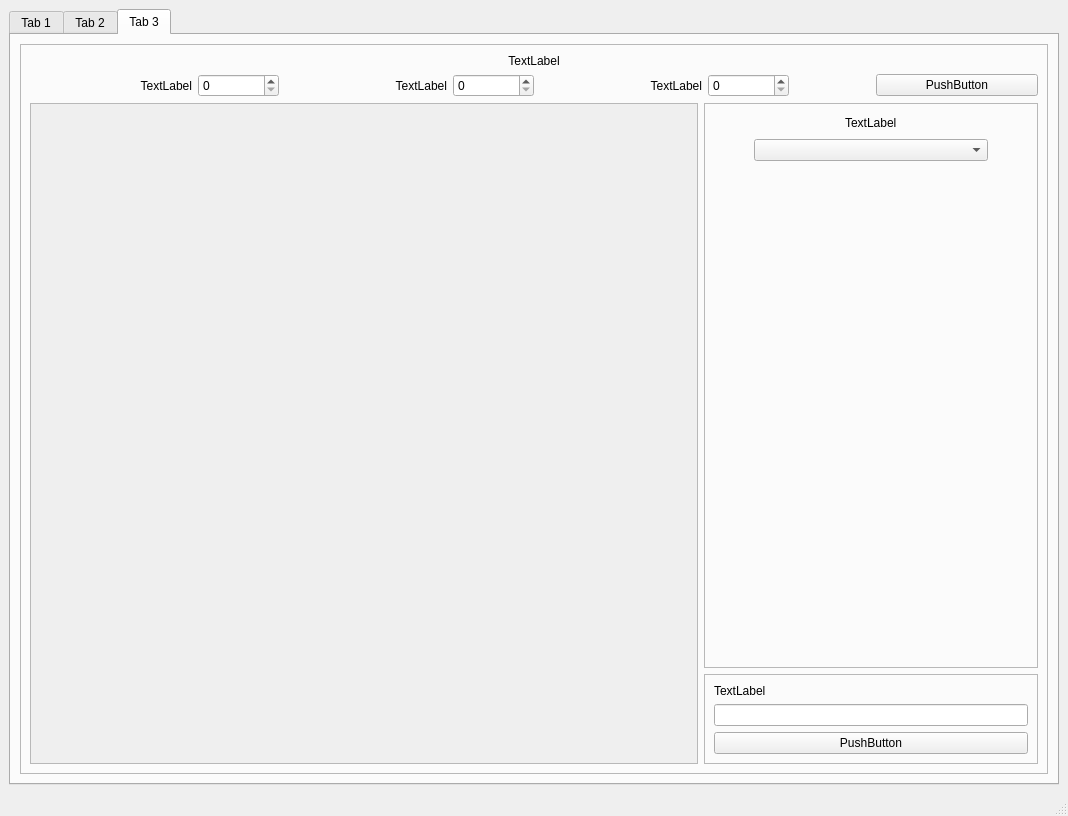
<?xml version="1.0" encoding="UTF-8"?>
<ui version="4.0">
 <class>MainWindow</class>
 <widget class="QMainWindow" name="MainWindow">
  <property name="geometry">
   <rect>
    <x>0</x>
    <y>0</y>
    <width>1068</width>
    <height>816</height>
   </rect>
  </property>
  <property name="windowTitle">
   <string>MainWindow</string>
  </property>
  <widget class="QWidget" name="centralwidget">
   <layout class="QGridLayout" name="gridLayout">
    <item row="0" column="0">
     <widget class="QTabWidget" name="tabWidget">
      <property name="currentIndex">
       <number>2</number>
      </property>
      <widget class="QWidget" name="tab_rgb565Generator">
       <attribute name="title">
        <string>Tab 1</string>
       </attribute>
       <layout class="QVBoxLayout" name="verticalLayout_3">
        <item>
         <layout class="QHBoxLayout" name="LayoutWskazywanieSciezki" stretch="1,1,1,4,0">
          <item>
           <spacer name="horizontalSpacer_6">
            <property name="orientation">
             <enum>Qt::Orientation::Horizontal</enum>
            </property>
            <property name="sizeHint" stdset="0">
             <size>
              <width>40</width>
              <height>20</height>
             </size>
            </property>
           </spacer>
          </item>
          <item>
           <widget class="QPushButton" name="pushButtonWskazanieSciezki">
            <property name="text">
             <string>PushButton</string>
            </property>
           </widget>
          </item>
          <item>
           <spacer name="horizontalSpacer">
            <property name="orientation">
             <enum>Qt::Orientation::Horizontal</enum>
            </property>
            <property name="sizeHint" stdset="0">
             <size>
              <width>40</width>
              <height>20</height>
             </size>
            </property>
           </spacer>
          </item>
          <item>
           <widget class="QLabel" name="labelWskazanaSciezka">
            <property name="text">
             <string>TextLabel</string>
            </property>
           </widget>
          </item>
          <item>
           <spacer name="horizontalSpacer_7">
            <property name="orientation">
             <enum>Qt::Orientation::Horizontal</enum>
            </property>
            <property name="sizeHint" stdset="0">
             <size>
              <width>40</width>
              <height>20</height>
             </size>
            </property>
           </spacer>
          </item>
         </layout>
        </item>
        <item>
         <layout class="QHBoxLayout" name="horizontalLayout_2" stretch="0,4,0,3,0">
          <item>
           <spacer name="horizontalSpacer_8">
            <property name="orientation">
             <enum>Qt::Orientation::Horizontal</enum>
            </property>
            <property name="sizeHint" stdset="0">
             <size>
              <width>40</width>
              <height>20</height>
             </size>
            </property>
           </spacer>
          </item>
          <item>
           <widget class="QLabel" name="labelPodgladObrazka">
            <property name="layoutDirection">
             <enum>Qt::LayoutDirection::LeftToRight</enum>
            </property>
            <property name="text">
             <string>TextLabel</string>
            </property>
            <property name="alignment">
             <set>Qt::AlignmentFlag::AlignCenter</set>
            </property>
           </widget>
          </item>
          <item>
           <spacer name="horizontalSpacer_2">
            <property name="orientation">
             <enum>Qt::Orientation::Horizontal</enum>
            </property>
            <property name="sizeHint" stdset="0">
             <size>
              <width>40</width>
              <height>20</height>
             </size>
            </property>
           </spacer>
          </item>
          <item>
           <layout class="QVBoxLayout" name="verticalLayout_2">
            <item>
             <widget class="QGroupBox" name="groupBoxAktualneParametry">
              <property name="title">
               <string>GroupBox</string>
              </property>
              <layout class="QVBoxLayout" name="verticalLayout_4">
               <item>
                <widget class="QLabel" name="labelCurrResName">
                 <property name="text">
                  <string>TextLabel</string>
                 </property>
                </widget>
               </item>
               <item>
                <widget class="QLabel" name="labelCurrResVal">
                 <property name="text">
                  <string>TextLabel</string>
                 </property>
                </widget>
               </item>
               <item>
                <widget class="QLabel" name="labelCurrFormatName">
                 <property name="text">
                  <string>TextLabel</string>
                 </property>
                </widget>
               </item>
               <item>
                <widget class="QLabel" name="labelCurrFormatVal">
                 <property name="text">
                  <string>TextLabel</string>
                 </property>
                </widget>
               </item>
              </layout>
             </widget>
            </item>
            <item>
             <widget class="QGroupBox" name="groupBoxNoweParametry">
              <property name="title">
               <string>GroupBox</string>
              </property>
              <layout class="QVBoxLayout" name="verticalLayout_5">
               <item>
                <widget class="QLabel" name="labelNewResName">
                 <property name="text">
                  <string>TextLabel</string>
                 </property>
                </widget>
               </item>
               <item>
                <layout class="QHBoxLayout" name="horizontalLayout">
                 <item>
                  <widget class="QSpinBox" name="spinBoxNewResWidth">
                   <property name="maximum">
                    <number>4000</number>
                   </property>
                  </widget>
                 </item>
                 <item>
                  <widget class="QLabel" name="labelNewResX">
                   <property name="text">
                    <string>TextLabel</string>
                   </property>
                  </widget>
                 </item>
                 <item>
                  <widget class="QSpinBox" name="spinBoxNewResHeight">
                   <property name="maximum">
                    <number>4000</number>
                   </property>
                  </widget>
                 </item>
                </layout>
               </item>
               <item>
                <widget class="QLabel" name="labelNewFormatName">
                 <property name="text">
                  <string>TextLabel</string>
                 </property>
                </widget>
               </item>
               <item>
                <widget class="QLabel" name="labelNewFormatVal">
                 <property name="text">
                  <string>TextLabel</string>
                 </property>
                </widget>
               </item>
              </layout>
             </widget>
            </item>
           </layout>
          </item>
          <item>
           <spacer name="horizontalSpacer_9">
            <property name="orientation">
             <enum>Qt::Orientation::Horizontal</enum>
            </property>
            <property name="sizeHint" stdset="0">
             <size>
              <width>40</width>
              <height>20</height>
             </size>
            </property>
           </spacer>
          </item>
         </layout>
        </item>
        <item>
         <layout class="QHBoxLayout" name="horizontalLayout_5">
          <item>
           <spacer name="horizontalSpacer_10">
            <property name="orientation">
             <enum>Qt::Orientation::Horizontal</enum>
            </property>
            <property name="sizeHint" stdset="0">
             <size>
              <width>40</width>
              <height>20</height>
             </size>
            </property>
           </spacer>
          </item>
          <item>
           <widget class="QPushButton" name="pushButtonPrzeskaluj">
            <property name="text">
             <string>PushButton</string>
            </property>
           </widget>
          </item>
          <item>
           <spacer name="horizontalSpacer_11">
            <property name="orientation">
             <enum>Qt::Orientation::Horizontal</enum>
            </property>
            <property name="sizeHint" stdset="0">
             <size>
              <width>40</width>
              <height>20</height>
             </size>
            </property>
           </spacer>
          </item>
         </layout>
        </item>
        <item>
         <layout class="QHBoxLayout" name="horizontalLayout_4" stretch="0,2,0,0">
          <item>
           <spacer name="horizontalSpacer_12">
            <property name="orientation">
             <enum>Qt::Orientation::Horizontal</enum>
            </property>
            <property name="sizeHint" stdset="0">
             <size>
              <width>40</width>
              <height>20</height>
             </size>
            </property>
           </spacer>
          </item>
          <item>
           <widget class="QLabel" name="labelPodgladPoPrzeskalowaniu">
            <property name="layoutDirection">
             <enum>Qt::LayoutDirection::RightToLeft</enum>
            </property>
            <property name="text">
             <string>TextLabel</string>
            </property>
            <property name="alignment">
             <set>Qt::AlignmentFlag::AlignCenter</set>
            </property>
           </widget>
          </item>
          <item>
           <spacer name="horizontalSpacer_13">
            <property name="orientation">
             <enum>Qt::Orientation::Horizontal</enum>
            </property>
            <property name="sizeHint" stdset="0">
             <size>
              <width>40</width>
              <height>20</height>
             </size>
            </property>
           </spacer>
          </item>
          <item>
           <layout class="QVBoxLayout" name="verticalLayout" stretch="0,5">
            <item>
             <widget class="QLabel" name="labelEnterArrayName">
              <property name="text">
               <string>TextLabel</string>
              </property>
             </widget>
            </item>
            <item>
             <widget class="QTextEdit" name="textEditArrayNameVal"/>
            </item>
           </layout>
          </item>
         </layout>
        </item>
        <item>
         <layout class="QHBoxLayout" name="horizontalLayout_3" stretch="1,1,1,1,1">
          <item>
           <spacer name="horizontalSpacer_3">
            <property name="orientation">
             <enum>Qt::Orientation::Horizontal</enum>
            </property>
            <property name="sizeHint" stdset="0">
             <size>
              <width>40</width>
              <height>20</height>
             </size>
            </property>
           </spacer>
          </item>
          <item>
           <widget class="QPushButton" name="pushButtonZapisz">
            <property name="text">
             <string>PushButton</string>
            </property>
           </widget>
          </item>
          <item>
           <spacer name="horizontalSpacer_4">
            <property name="orientation">
             <enum>Qt::Orientation::Horizontal</enum>
            </property>
            <property name="sizeHint" stdset="0">
             <size>
              <width>40</width>
              <height>20</height>
             </size>
            </property>
           </spacer>
          </item>
          <item>
           <widget class="QPushButton" name="pushButtonGenerujRGB565">
            <property name="text">
             <string>PushButton</string>
            </property>
           </widget>
          </item>
          <item>
           <spacer name="horizontalSpacer_5">
            <property name="orientation">
             <enum>Qt::Orientation::Horizontal</enum>
            </property>
            <property name="sizeHint" stdset="0">
             <size>
              <width>40</width>
              <height>20</height>
             </size>
            </property>
           </spacer>
          </item>
         </layout>
        </item>
       </layout>
      </widget>
      <widget class="QWidget" name="tab_ttfFontConvertion">
       <attribute name="title">
        <string>Tab 2</string>
       </attribute>
       <layout class="QVBoxLayout" name="verticalLayout_6">
        <item>
         <widget class="QFrame" name="frame_3">
          <property name="frameShape">
           <enum>QFrame::Shape::StyledPanel</enum>
          </property>
          <property name="frameShadow">
           <enum>QFrame::Shadow::Raised</enum>
          </property>
          <layout class="QVBoxLayout" name="verticalLayout_9">
           <item>
            <layout class="QHBoxLayout" name="horizontalLayout_6" stretch="0,2,4">
             <item>
              <widget class="QPushButton" name="pushButton_BrowseFont">
               <property name="text">
                <string>PushButton</string>
               </property>
              </widget>
             </item>
             <item>
              <spacer name="horizontalSpacer_15">
               <property name="orientation">
                <enum>Qt::Orientation::Horizontal</enum>
               </property>
               <property name="sizeHint" stdset="0">
                <size>
                 <width>40</width>
                 <height>20</height>
                </size>
               </property>
              </spacer>
             </item>
             <item>
              <widget class="QLabel" name="label_fontPath">
               <property name="text">
                <string>TextLabel</string>
               </property>
              </widget>
             </item>
            </layout>
           </item>
           <item>
            <layout class="QHBoxLayout" name="horizontalLayout_7" stretch="1,0,1">
             <item>
              <widget class="QFrame" name="frame">
               <property name="frameShape">
                <enum>QFrame::Shape::StyledPanel</enum>
               </property>
               <property name="frameShadow">
                <enum>QFrame::Shadow::Raised</enum>
               </property>
               <layout class="QVBoxLayout" name="verticalLayout_10" stretch="0,1">
                <item>
                 <widget class="QLabel" name="label_fontPreviewTitle">
                  <property name="text">
                   <string>TextLabel</string>
                  </property>
                 </widget>
                </item>
                <item>
                 <widget class="QFrame" name="frame_4">
                  <property name="layoutDirection">
                   <enum>Qt::LayoutDirection::LeftToRight</enum>
                  </property>
                  <property name="frameShape">
                   <enum>QFrame::Shape::StyledPanel</enum>
                  </property>
                  <property name="frameShadow">
                   <enum>QFrame::Shadow::Raised</enum>
                  </property>
                  <layout class="QVBoxLayout" name="verticalLayout_8">
                   <item>
                    <widget class="QLabel" name="label_fontPreviewImage">
                     <property name="text">
                      <string>TextLabel</string>
                     </property>
                     <property name="alignment">
                      <set>Qt::AlignmentFlag::AlignCenter</set>
                     </property>
                    </widget>
                   </item>
                  </layout>
                 </widget>
                </item>
               </layout>
              </widget>
             </item>
             <item>
              <spacer name="horizontalSpacer_14">
               <property name="orientation">
                <enum>Qt::Orientation::Horizontal</enum>
               </property>
               <property name="sizeHint" stdset="0">
                <size>
                 <width>40</width>
                 <height>20</height>
                </size>
               </property>
              </spacer>
             </item>
             <item>
              <widget class="QFrame" name="frame_2">
               <property name="frameShape">
                <enum>QFrame::Shape::StyledPanel</enum>
               </property>
               <property name="frameShadow">
                <enum>QFrame::Shadow::Raised</enum>
               </property>
               <layout class="QVBoxLayout" name="verticalLayout_7">
                <item>
                 <widget class="QLabel" name="label_enterFontNameTitle">
                  <property name="text">
                   <string>TextLabel</string>
                  </property>
                 </widget>
                </item>
                <item>
                 <widget class="QTextEdit" name="textEdit_enterFontName"/>
                </item>
                <item>
                 <layout class="QHBoxLayout" name="horizontalLayout_9">
                  <item>
                   <widget class="QLabel" name="label_fontSize">
                    <property name="text">
                     <string>TextLabel</string>
                    </property>
                   </widget>
                  </item>
                  <item>
                   <widget class="QSpinBox" name="spinBox_fontSize"/>
                  </item>
                 </layout>
                </item>
                <item>
                 <layout class="QHBoxLayout" name="horizontalLayout_10">
                  <item>
                   <widget class="QLabel" name="label_fontWidthTitle">
                    <property name="text">
                     <string>TextLabel</string>
                    </property>
                   </widget>
                  </item>
                  <item>
                   <widget class="QLabel" name="label_fontWidthVal">
                    <property name="text">
                     <string>TextLabel</string>
                    </property>
                   </widget>
                  </item>
                 </layout>
                </item>
                <item>
                 <layout class="QHBoxLayout" name="horizontalLayout_11">
                  <item>
                   <widget class="QLabel" name="label_fontHeightTitle">
                    <property name="text">
                     <string>TextLabel</string>
                    </property>
                   </widget>
                  </item>
                  <item>
                   <widget class="QLabel" name="label_fontHeightVal">
                    <property name="text">
                     <string>TextLabel</string>
                    </property>
                   </widget>
                  </item>
                 </layout>
                </item>
               </layout>
              </widget>
             </item>
            </layout>
           </item>
           <item>
            <layout class="QHBoxLayout" name="horizontalLayout_8">
             <item>
              <spacer name="horizontalSpacer_16">
               <property name="orientation">
                <enum>Qt::Orientation::Horizontal</enum>
               </property>
               <property name="sizeHint" stdset="0">
                <size>
                 <width>40</width>
                 <height>20</height>
                </size>
               </property>
              </spacer>
             </item>
             <item>
              <widget class="QPushButton" name="pushButton_generateFont">
               <property name="text">
                <string>PushButton</string>
               </property>
              </widget>
             </item>
             <item>
              <spacer name="horizontalSpacer_17">
               <property name="orientation">
                <enum>Qt::Orientation::Horizontal</enum>
               </property>
               <property name="sizeHint" stdset="0">
                <size>
                 <width>40</width>
                 <height>20</height>
                </size>
               </property>
              </spacer>
             </item>
            </layout>
           </item>
          </layout>
         </widget>
        </item>
        <item>
         <spacer name="verticalSpacer">
          <property name="orientation">
           <enum>Qt::Orientation::Vertical</enum>
          </property>
          <property name="sizeHint" stdset="0">
           <size>
            <width>20</width>
            <height>289</height>
           </size>
          </property>
         </spacer>
        </item>
       </layout>
      </widget>
      <widget class="QWidget" name="tab">
       <attribute name="title">
        <string>Tab 3</string>
       </attribute>
       <layout class="QVBoxLayout" name="verticalLayout_16">
        <item>
         <widget class="QFrame" name="frame_5">
          <property name="frameShape">
           <enum>QFrame::Shape::StyledPanel</enum>
          </property>
          <property name="frameShadow">
           <enum>QFrame::Shadow::Raised</enum>
          </property>
          <layout class="QVBoxLayout" name="verticalLayout_15">
           <item>
            <widget class="QLabel" name="label_enterMapParamsName">
             <property name="text">
              <string>TextLabel</string>
             </property>
             <property name="alignment">
              <set>Qt::AlignmentFlag::AlignCenter</set>
             </property>
            </widget>
           </item>
           <item>
            <layout class="QHBoxLayout" name="horizontalLayout_16" stretch="2,1,2,1,2,1,1,2">
             <item>
              <widget class="QLabel" name="label_mapWidth">
               <property name="text">
                <string>TextLabel</string>
               </property>
               <property name="alignment">
                <set>Qt::AlignmentFlag::AlignRight|Qt::AlignmentFlag::AlignTrailing|Qt::AlignmentFlag::AlignVCenter</set>
               </property>
              </widget>
             </item>
             <item>
              <widget class="QSpinBox" name="spinBox_mapWidth"/>
             </item>
             <item>
              <widget class="QLabel" name="label_mapHeight">
               <property name="text">
                <string>TextLabel</string>
               </property>
               <property name="alignment">
                <set>Qt::AlignmentFlag::AlignRight|Qt::AlignmentFlag::AlignTrailing|Qt::AlignmentFlag::AlignVCenter</set>
               </property>
              </widget>
             </item>
             <item>
              <widget class="QSpinBox" name="spinBox_mapHeight"/>
             </item>
             <item>
              <widget class="QLabel" name="label_tileSize_pxl">
               <property name="text">
                <string>TextLabel</string>
               </property>
               <property name="alignment">
                <set>Qt::AlignmentFlag::AlignRight|Qt::AlignmentFlag::AlignTrailing|Qt::AlignmentFlag::AlignVCenter</set>
               </property>
              </widget>
             </item>
             <item>
              <widget class="QSpinBox" name="spinBox_tileSize_pxl"/>
             </item>
             <item>
              <spacer name="horizontalSpacer_26">
               <property name="orientation">
                <enum>Qt::Orientation::Horizontal</enum>
               </property>
               <property name="sizeHint" stdset="0">
                <size>
                 <width>40</width>
                 <height>20</height>
                </size>
               </property>
              </spacer>
             </item>
             <item>
              <widget class="QPushButton" name="pushButton_confirmMapParams">
               <property name="text">
                <string>PushButton</string>
               </property>
              </widget>
             </item>
            </layout>
           </item>
           <item>
            <layout class="QHBoxLayout" name="horizontalLayout_15" stretch="2,1">
             <item>
              <widget class="QScrollArea" name="scrollArea">
               <property name="widgetResizable">
                <bool>true</bool>
               </property>
               <widget class="QWidget" name="scrollAreaWidgetContents">
                <property name="geometry">
                 <rect>
                  <x>0</x>
                  <y>0</y>
                  <width>665</width>
                  <height>624</height>
                 </rect>
                </property>
                <layout class="QGridLayout" name="gridLayout_2">
                 <item row="0" column="0">
                  <widget class="QWidget" name="widget_mapContainer" native="true"/>
                 </item>
                </layout>
               </widget>
              </widget>
             </item>
             <item>
              <layout class="QVBoxLayout" name="verticalLayout_14">
               <item>
                <widget class="QFrame" name="frame_6">
                 <property name="frameShape">
                  <enum>QFrame::Shape::StyledPanel</enum>
                 </property>
                 <property name="frameShadow">
                  <enum>QFrame::Shadow::Raised</enum>
                 </property>
                 <layout class="QVBoxLayout" name="verticalLayout_12" stretch="0,0,0">
                  <item>
                   <layout class="QHBoxLayout" name="horizontalLayout_13">
                    <item>
                     <spacer name="horizontalSpacer_18">
                      <property name="orientation">
                       <enum>Qt::Orientation::Horizontal</enum>
                      </property>
                      <property name="sizeHint" stdset="0">
                       <size>
                        <width>40</width>
                        <height>20</height>
                       </size>
                      </property>
                     </spacer>
                    </item>
                    <item>
                     <widget class="QLabel" name="label_chooseTile">
                      <property name="text">
                       <string>TextLabel</string>
                      </property>
                     </widget>
                    </item>
                    <item>
                     <spacer name="horizontalSpacer_19">
                      <property name="orientation">
                       <enum>Qt::Orientation::Horizontal</enum>
                      </property>
                      <property name="sizeHint" stdset="0">
                       <size>
                        <width>40</width>
                        <height>20</height>
                       </size>
                      </property>
                     </spacer>
                    </item>
                   </layout>
                  </item>
                  <item>
                   <layout class="QHBoxLayout" name="horizontalLayout_14" stretch="0,1,0">
                    <item>
                     <spacer name="horizontalSpacer_20">
                      <property name="orientation">
                       <enum>Qt::Orientation::Horizontal</enum>
                      </property>
                      <property name="sizeHint" stdset="0">
                       <size>
                        <width>40</width>
                        <height>20</height>
                       </size>
                      </property>
                     </spacer>
                    </item>
                    <item>
                     <widget class="QComboBox" name="comboBox_chooseTile"/>
                    </item>
                    <item>
                     <spacer name="horizontalSpacer_21">
                      <property name="orientation">
                       <enum>Qt::Orientation::Horizontal</enum>
                      </property>
                      <property name="sizeHint" stdset="0">
                       <size>
                        <width>40</width>
                        <height>20</height>
                       </size>
                      </property>
                     </spacer>
                    </item>
                   </layout>
                  </item>
                  <item>
                   <spacer name="verticalSpacer_2">
                    <property name="orientation">
                     <enum>Qt::Orientation::Vertical</enum>
                    </property>
                    <property name="sizeHint" stdset="0">
                     <size>
                      <width>20</width>
                      <height>435</height>
                     </size>
                    </property>
                   </spacer>
                  </item>
                 </layout>
                </widget>
               </item>
               <item>
                <widget class="QFrame" name="frame_7">
                 <property name="frameShape">
                  <enum>QFrame::Shape::StyledPanel</enum>
                 </property>
                 <property name="frameShadow">
                  <enum>QFrame::Shadow::Raised</enum>
                 </property>
                 <layout class="QVBoxLayout" name="verticalLayout_13">
                  <item>
                   <widget class="QLabel" name="label_enterMapName">
                    <property name="text">
                     <string>TextLabel</string>
                    </property>
                   </widget>
                  </item>
                  <item>
                   <widget class="QLineEdit" name="lineEdit_mapName"/>
                  </item>
                  <item>
                   <widget class="QPushButton" name="pushButton_generateMap">
                    <property name="text">
                     <string>PushButton</string>
                    </property>
                   </widget>
                  </item>
                 </layout>
                </widget>
               </item>
              </layout>
             </item>
            </layout>
           </item>
          </layout>
         </widget>
        </item>
       </layout>
      </widget>
     </widget>
    </item>
   </layout>
  </widget>
  <widget class="QMenuBar" name="menubar">
   <property name="geometry">
    <rect>
     <x>0</x>
     <y>0</y>
     <width>1068</width>
     <height>22</height>
    </rect>
   </property>
  </widget>
  <widget class="QStatusBar" name="statusbar"/>
 </widget>
 <resources/>
 <connections/>
</ui>
